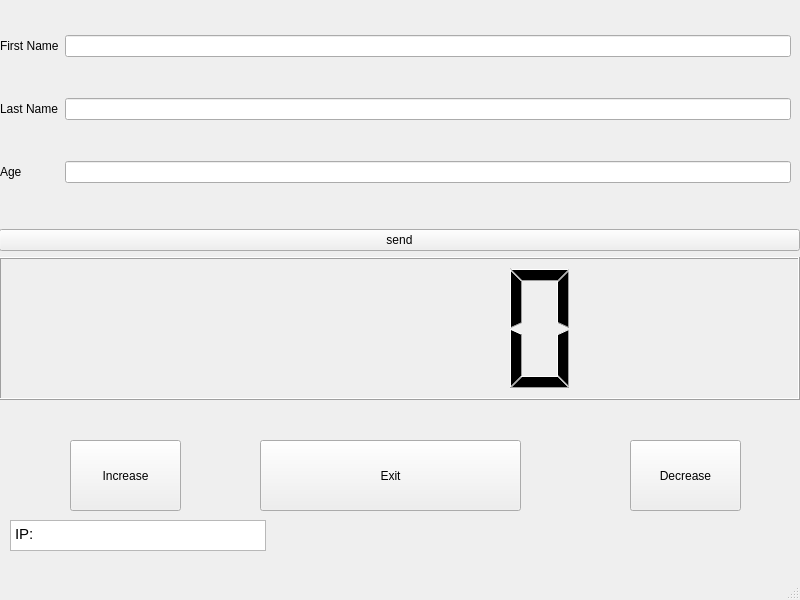
<?xml version="1.0" encoding="UTF-8"?>
<ui version="4.0">
 <class>MainWindow</class>
 <widget class="QMainWindow" name="MainWindow">
  <property name="geometry">
   <rect>
    <x>0</x>
    <y>0</y>
    <width>800</width>
    <height>600</height>
   </rect>
  </property>
  <property name="windowTitle">
   <string>Talker_1</string>
  </property>
  <widget class="QWidget" name="centralwidget">
   <widget class="QWidget" name="gridLayoutWidget">
    <property name="geometry">
     <rect>
      <x>0</x>
      <y>0</y>
      <width>791</width>
      <height>221</height>
     </rect>
    </property>
    <layout class="QGridLayout" name="gridLayout">
     <item row="0" column="0">
      <widget class="QLabel" name="FirstName">
       <property name="text">
        <string>First Name</string>
       </property>
      </widget>
     </item>
     <item row="2" column="0">
      <widget class="QLabel" name="Age">
       <property name="text">
        <string>Age</string>
       </property>
      </widget>
     </item>
     <item row="0" column="1">
      <widget class="QLineEdit" name="lineEdit">
       <property name="text">
        <string/>
       </property>
      </widget>
     </item>
     <item row="1" column="0">
      <widget class="QLabel" name="LastName">
       <property name="text">
        <string>Last Name</string>
       </property>
      </widget>
     </item>
     <item row="1" column="1">
      <widget class="QLineEdit" name="lineEdit_2">
       <property name="text">
        <string/>
       </property>
      </widget>
     </item>
     <item row="2" column="1">
      <widget class="QLineEdit" name="lineEdit_3">
       <property name="text">
        <string/>
       </property>
      </widget>
     </item>
    </layout>
   </widget>
   <widget class="QWidget" name="verticalLayoutWidget">
    <property name="geometry">
     <rect>
      <x>-1</x>
      <y>229</y>
      <width>801</width>
      <height>171</height>
     </rect>
    </property>
    <layout class="QVBoxLayout" name="verticalLayout">
     <item>
      <widget class="QPushButton" name="send">
       <property name="text">
        <string>send</string>
       </property>
      </widget>
     </item>
     <item>
      <widget class="QLCDNumber" name="lcdNumber"/>
     </item>
    </layout>
   </widget>
   <widget class="QPushButton" name="exit">
    <property name="geometry">
     <rect>
      <x>260</x>
      <y>440</y>
      <width>261</width>
      <height>71</height>
     </rect>
    </property>
    <property name="text">
     <string>Exit</string>
    </property>
   </widget>
   <widget class="QPushButton" name="increase">
    <property name="geometry">
     <rect>
      <x>70</x>
      <y>440</y>
      <width>111</width>
      <height>71</height>
     </rect>
    </property>
    <property name="text">
     <string>Increase</string>
    </property>
   </widget>
   <widget class="QPushButton" name="decrease">
    <property name="geometry">
     <rect>
      <x>630</x>
      <y>440</y>
      <width>111</width>
      <height>71</height>
     </rect>
    </property>
    <property name="text">
     <string>Decrease</string>
    </property>
   </widget>
   <widget class="QLabel" name="label">
    <property name="text">
     <string/>
    </property>
   </widget>
   <widget class="QTextBrowser" name="textBrowser">
    <property name="geometry">
     <rect>
      <x>10</x>
      <y>520</y>
      <width>256</width>
      <height>31</height>
     </rect>
    </property>
    <property name="html">
     <string>&lt;!DOCTYPE HTML PUBLIC &quot;-//W3C//DTD HTML 4.0//EN&quot; &quot;http://www.w3.org/TR/REC-html40/strict.dtd&quot;&gt;
&lt;html&gt;&lt;head&gt;&lt;meta name=&quot;qrichtext&quot; content=&quot;1&quot; /&gt;&lt;style type=&quot;text/css&quot;&gt;
p, li { white-space: pre-wrap; }
&lt;/style&gt;&lt;/head&gt;&lt;body style=&quot; font-family:'Ubuntu'; font-size:11pt; font-weight:400; font-style:normal;&quot;&gt;
&lt;p style=&quot; margin-top:0px; margin-bottom:0px; margin-left:0px; margin-right:0px; -qt-block-indent:0; text-indent:0px;&quot;&gt;IP: &lt;/p&gt;&lt;/body&gt;&lt;/html&gt;</string>
    </property>
   </widget>
  </widget>
  <widget class="QMenuBar" name="menubar">
   <property name="geometry">
    <rect>
     <x>0</x>
     <y>0</y>
     <width>800</width>
     <height>22</height>
    </rect>
   </property>
  </widget>
  <widget class="QStatusBar" name="statusbar"/>
 </widget>
 <resources/>
 <connections/>
</ui>
